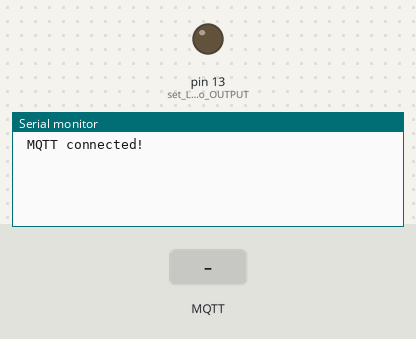
A sketch run on a simulated Arduino Uno, built with avr-gcc and run on an emulated ATmega328P. Parts: output pins drawn as LEDs (lit = HIGH), the last lines printed to the serial monitor. The test bench sets the inputs (shaded band). Network time is answered at once with the bench clock; random numbers use the default seed unless the sketch sets one; no MQTT or app messages arrive unless stated; not simulated (calls return 0 or success): WiFiC3.h.

Above: at 1.2 s.
1.3 s: MQTT message "1" arrives on the first subscribed topic
At 2.0 s:
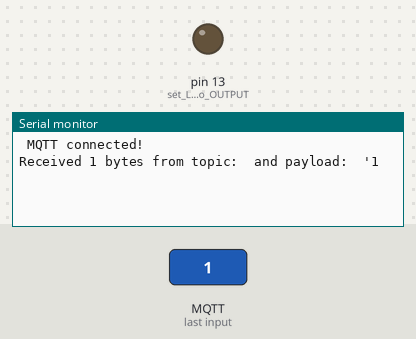
2.8 s: MQTT message "on" arrives on the first subscribed topic
At 3.1 s:
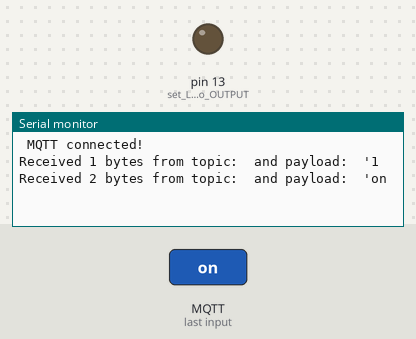
4.3 s: MQTT message "off" arrives on the first subscribed topic
At 5.5 s:
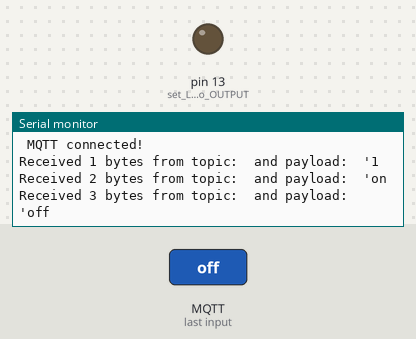

Measured:
- after the input at 1.3 s, the serial monitor: prints a new line at once (image 1)
- after the input at 2.8 s, the serial monitor: prints a new line at once (image 2)
- after the input at 4.3 s, the serial monitor: prints a new line at once (image 3)

The sketch:

C33SecureProv.ino
```cpp
#include <WiFiC3.h>
#include "WiFiSSLClient.h"
#include <WiFiUdp.h>
#include <NTPClient.h>
#include <MqttClient.h>
#include <ArduinoJson.h>
#include <TimeLib.h>
#include <time.h>
#include "arduino_secrets.h"
#include <Arduino_ConnectionHandler.h>
#include <arduino-timer.h>

WiFiConnectionHandler conMgr(SECRET_SSID, SECRET_PASS);

StaticJsonDocument<200> doc;

auto timer = timer_create_default(); // create a timer with default settings

// NTP Time
WiFiUDP NTPUdp;
NTPClient timeClient(NTPUdp,"pool.ntp.org");

// Clients
WiFiSSLClient ssl_client;
MqttClient mq_client(ssl_client);

void setup() {
  Serial.begin(115200);
  while(!Serial) {
    delay(1000);
  }

  pinMode(LED_BUILTIN, OUTPUT); // set LED pin to OUTPUT
  timer.every(60000, publishData);

  // Init SSL with certificates and keys
  ssl_client.setCACert(SECRET_ROOTCERT);
  ssl_client.setCertificate(SECRET_DEVCERT);
  ssl_client.setPrivateKey(SECRET_PRIKEY);


  // Init MQTT client
  mq_client.setId(SECRET_CLIENT_ID);
  mq_client.onMessage(onMQTTMessage);

  // Connection Manager callbacks
  conMgr.addCallback(NetworkConnectionEvent::CONNECTED, onNetworkConnect);
  conMgr.addCallback(NetworkConnectionEvent::DISCONNECTED, onNetworkDisconnect);
  conMgr.addCallback(NetworkConnectionEvent::ERROR, onNetworkError);

  // JSON Payload formatting
  // Refer to the IoTConnect D2C documentation for formatting
  JsonObject data = doc["d"][0].createNestedObject("d");
  data["Temperature"] = 0;
  data["text"] = "HELLO FROM C33!!";

}


void loop() {
  mq_client.poll();
  timer.tick();
  const auto conStatus = conMgr.check();

  if (conStatus == NetworkConnectionState::CONNECTED){
    timeClient.update();
    if (!mq_client.connected()) {
      connectMQTT();
    }
  }
  else{
    // Serial.println("NetworkConnectionState not Connected");
    ;
  }

}

 // =================== Networking Handlers ======================================

void onNetworkConnect() {
  long rssi = WiFi.RSSI();
  Serial.print("signal strength (RSSI):");
  Serial.print(rssi);
  Serial.println(" dBm");
  Serial.println();
  timeClient.begin();
}


void onNetworkDisconnect(){
  Serial.println(">>>> DISCONNECTED from network <<<<<");
}


void onNetworkError(){
   Serial.println(">>>> NETWORK ERROR <<<<");
}

 // =================== MQTT Handlers ======================================

void connectMQTT(){
  while (!mq_client.connect(SECRET_BROKER, 8883)) {
      //Serial.print(".");
      Serial.println(mq_client.connectError());
  }
  Serial.println(" MQTT connected!");

  // subscribe topic
  mq_client.subscribe(SECRET_CMD_TOPIC);
}


void onMQTTMessage(int messageSize){
   // we received a message, print out the topic and contents
  Serial.println();
  Serial.print("Received ");
  Serial.print(messageSize);
  Serial.print(" bytes from topic: ");
  Serial.print(mq_client.messageTopic());
  Serial.print(" and payload:  '");
  while (mq_client.available()) {
    Serial.print((char)mq_client.read());
  }
  Serial.println();
}


bool publishData(void *) {
  if(mq_client.connected()) {
    // Post data to IoTCOnnect
    Serial.print("Posting msg to topic: ");
    doc["d"][0]["d"]["Temperature"] = random(1, 212);
    doc["d"][0]["d"]["text"] = timeClient.getFormattedTime();
    serializeJson(doc, Serial);
    Serial.println();
    mq_client.beginMessage(SECRET_TOPIC);
    serializeJson(doc, mq_client);
    mq_client.endMessage();
    return true;
 }
 else
  return false;
}


bool toggle_led(void *) {
  digitalWrite(LED_BUILTIN, !digitalRead(LED_BUILTIN)); // toggle the LED
  return true; // repeat? true
}
```

arduino_secrets.h
```cpp
// Wi-Fi network and password
#define SECRET_SSID ""
#define SECRET_PASS ""

// Fill in the hostname of your IoTConnect broker
#define SECRET_BROKER ""

// These settings MUST match up with those defined in the IoTConnect console
const char* SECRET_CLIENT_ID = "";
const char* SECRET_TOPIC = "";
const char* SECRET_ACK_TOPIC = "";
const char* SECRET_CMD_TOPIC = "";

// Root CA Certificate. This should be the same for everyone.
const char SECRET_ROOTCERT[] PROGMEM = R"( Insert AWS Root CA here)";

// The private key for your device
const char PROGMEM SECRET_PRIKEY[] PROGMEM = R"( Insert Key here)";

// The certificate for your device
const char PROGMEM SECRET_DEVCERT[] PROGMEM = R"( Insert Device Cert here)";
```
